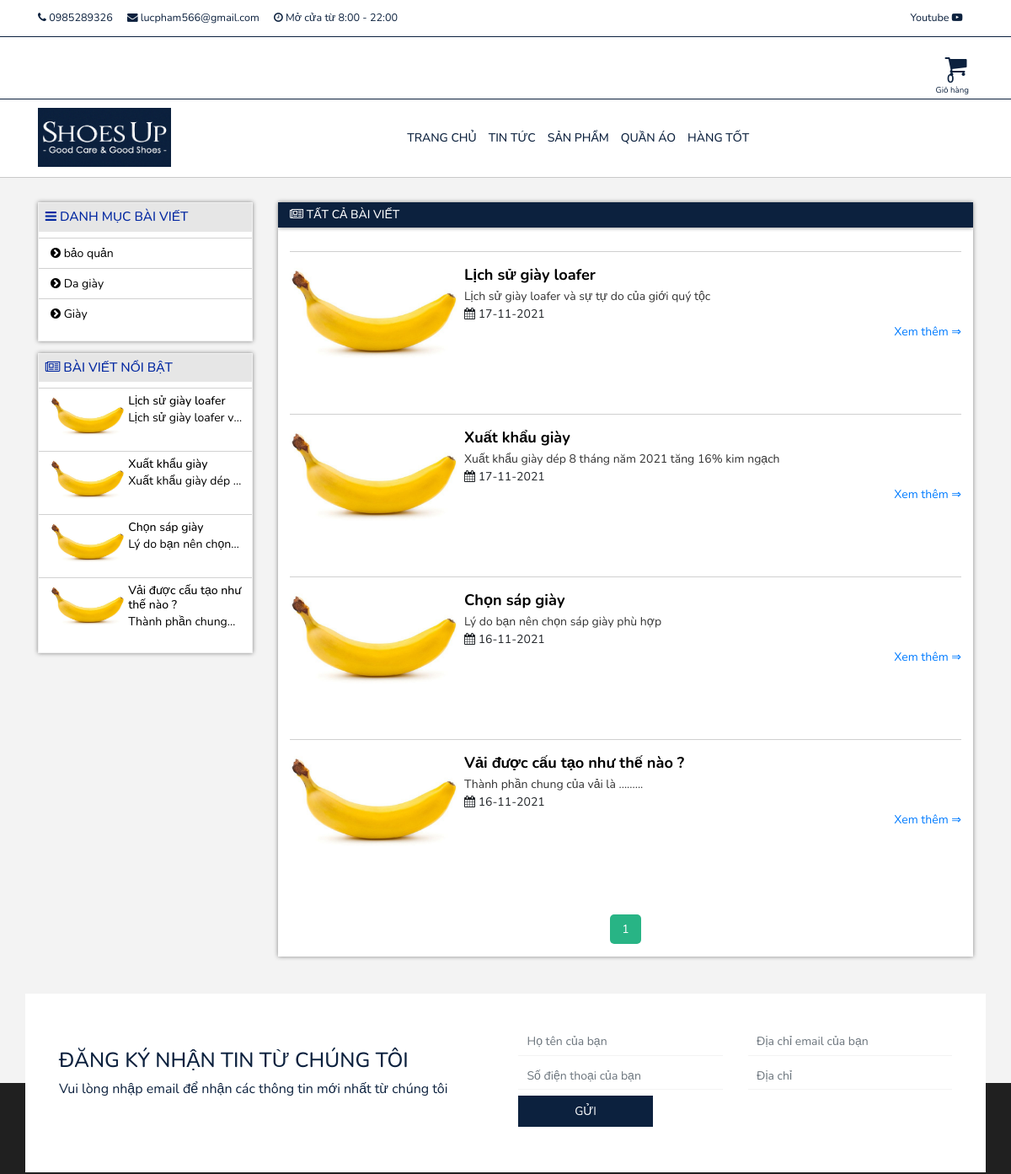
Before: /news/ (upper part) with the older database file.
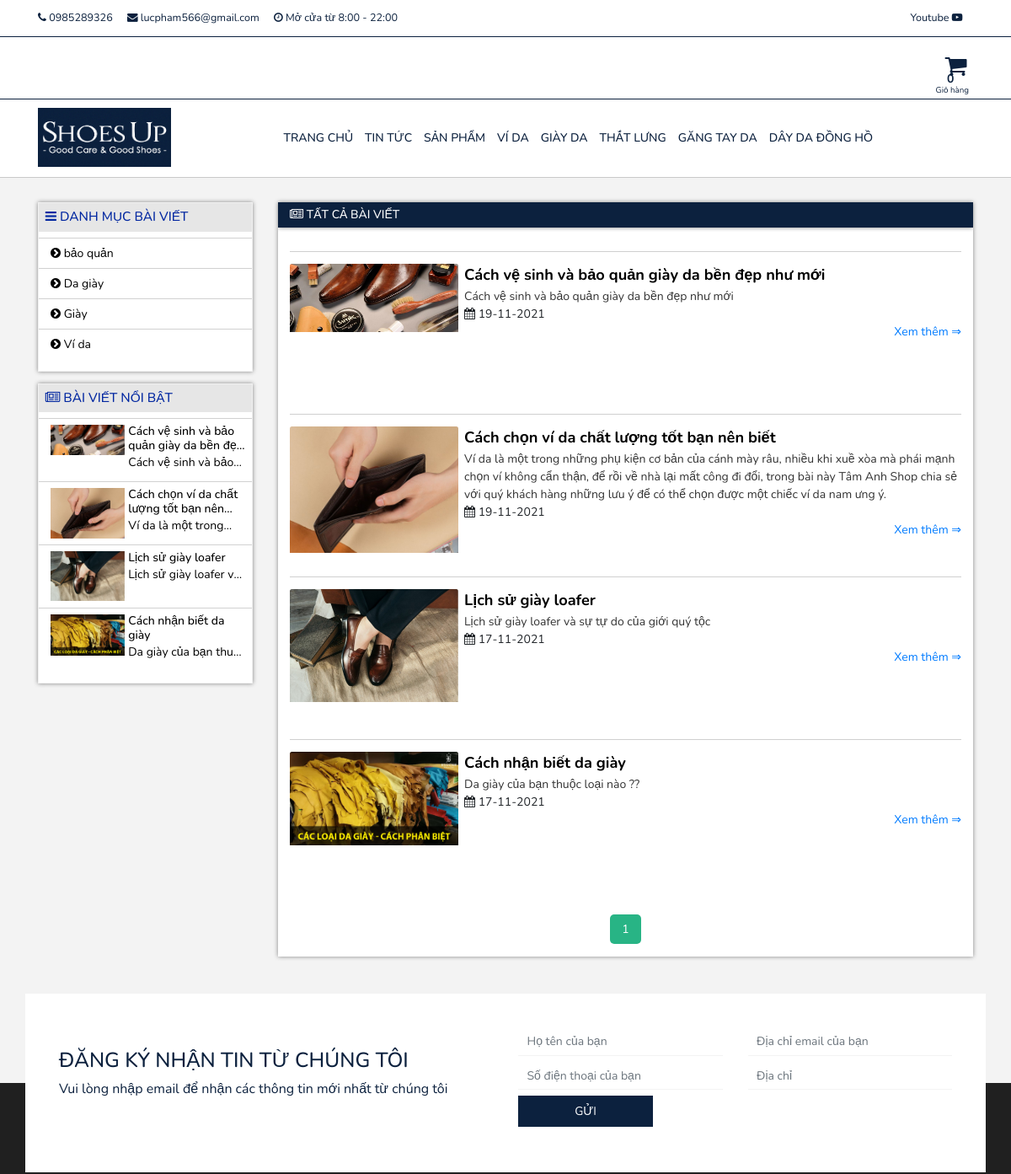
After: the same page with the newer database file.
### product/models.py (models this page shows, shortened)
class ProductCate(models.Model):
    name = models.CharField(max_length=200)
    description = models.TextField(max_length=1000,null=True)
    video = models.CharField(max_length=500,null=True)

### article/models.py (models this page shows, shortened)
class NewCate(models.Model):
    name = models.CharField(max_length=200)

class New(models.Model):
    category = models.ForeignKey(NewCate, on_delete=models.CASCADE)
    title = models.CharField(max_length=500, null=True)
    description = models.CharField(max_length=500, null=True)
    avatar = models.ImageField(null=True)
    content = RichTextField(null=True)
    special = models.BooleanField(default=True)
    date = models.DateField(default=datetime.datetime.now)

### article/views.py (the view)
# urls.py: path('',NewsPage.as_view(),name='news'),
class NewsPage(View):
    def get(self,request):
        new_cates = NewCate.objects.all()
        new_list = New.objects.all().order_by('-id')
        new_specials = New.objects.filter(special = True).order_by('-id')
        paginator = Paginator(new_list, 6)
        page_number = request.GET.get("page")
        try:
            news = paginator.page(page_number)
        except PageNotAnInteger:
            news = paginator.page(1)
        except EmptyPage:
            news = paginator.page(paginator.num_pages)
        context = {'new_cates':new_cates, 'news':news, 'new_specials':new_specials}
        return render(request,'news.html', context)

### article/context_processors.py (called while the page is built)
def get_new_special(request):
    new_specials =  New.objects.filter(special = True)
    return {
        'common_new_specials': new_specials,
    }

### cart/context_processors.py (called while the page is built)
def get_amount_cart(request):
    cart=request.session.get('cart') if request.session.get('cart') else {}
    amount_cart = len(cart)
    return {
        'amount_cart': amount_cart,
    }

### core/context_processors.py (called while the page is built)
def get_service_info(request):
    info_web =  Service.objects.get(pk=1)
    return {
        'info_web': info_web,
    }

### product/context_processors.py (called while the page is built)
def get_product_cate(request):
    product_cates =  ProductCate.objects.all()
    return {
        'common_product_cates': product_cates,
    }

def get_product_special(request):
    product_specials =  Product.objects.filter(special = True)
    return {
        'product_specials': product_specials,
    }

### templates/news.html (shortened to what this page needs)
{% extends 'base/base.html' %} {% block content %}
<main class="news">
  <div class="container">
      <div class="products">
            <div class="row container-new">
              <div class="col-lg-3">
                <div class="category-container">
                  <h3 class="title">
                    <i class="fa fa-bars" aria-hidden="true"></i> Danh mục bài viết
                  </h3>
                  <ul class="category-list">
                    {% if new_cates %}
                    {% for item in new_cates %}
                    <li class="category-item">
                      <a href="" class="category-link">
                        <i
                          class="fa fa-chevron-circle-right"
                          aria-hidden="true"
                        ></i>
                        {{item.name}}
                      </a>
                    </li>
                    {% endfor %}
                    {% endif %}
                  </ul>
                </div>
                <div class="category-container special-new">
                  <h3 class="title">
                    <i class="fa fa-newspaper-o" aria-hidden="true"></i> Bài viết nổi bật
                  </h3>
                  <ul class="category-list">
                    {% if new_specials %}
                    {% for item in new_specials %}
                    <li class="category-item">
                      <a href="{% url 'new-detail' item.id %}" class="category-link">
                        <div class="img">
                          <img src="{{item.avatar.url}}" alt="">
                        </div>
                        <div class="content-text">
                          <h4 class="name">
                            {{item.title}}
                          </h4>
                          <p class="text">
                            {{item.description}}
                          </p>
                        </div>
                      </a>
                    </li>
                    {% endfor %}
                    {% endif %}
                  </ul>
                </div>
              </div>
              <div class="col-lg-9">
                <h2 class="title-list-product">
                  <i class="fa fa-newspaper-o" aria-hidden="true"></i> Tất cả bài viết
                </h2>
                <div class="content">
                  <div class="new-list">
                    {% if news%}
                    {% for item in news %}
                    <div class="new-item">
                      <div class="img">
                          <img class="card-img-top" src={{item.avatar.url}} alt="">
                      </div>
                      <div class="body-content">
                          <a href="{% url 'new-detail' item.id %}" class="title">{{item.title}}</a>
                          <p class="text">
                            {{item.description}}
                          </p>
                          <span class="date">
                            <i class="fa fa-calendar" aria-hidden="true"></i>
                            {{item.date|date:"d-m-Y"}}
                          </span>
                          <p class="text-right">
                            <a href="{% url 'new-detail' item.id %}" class="see-more">
                              Xem thêm  &rArr;
                            </a>
                          </p>
                      </div>
                    </div>
                    {% endfor %}
                    {% endif %}
                  </div>
                  <div class="container-pagination">
                    <div class="pagination">
                      {% for i in news.paginator.page_range%}
                        {% if  news.number == i %}
                        <a href="?page={{i}}" class="active">{{i}}</a>
                        {% else %}
                        <a href="?page={{i}}">{{i}}</a>
                        {% endif %}
                        {% endfor %}
                    </div>
                  </div>
                </div>
              </div>
            </div>
      </div>
    </div>
</main>
{% endblock %}

### templates/base/base.html (shortened to what the changed rows need)
{% load static %}
<!DOCTYPE html>
<html lang="en">
  <head>
    <link rel="stylesheet" href="{% static './css/main.css'%}" />
    <link
      rel="stylesheet"
      href="https://stackpath.bootstrapcdn.com/bootstrap/4.5.2/css/bootstrap.min.css"
    />
    <link
      rel="stylesheet"
      href="https://maxcdn.bootstrapcdn.com/font-awesome/4.7.0/css/font-awesome.min.css"
    />
    <link href="https://unpkg.com/aos@2.3.1/dist/aos.css" rel="stylesheet" />
    <link
      rel="stylesheet"
      type="text/css"
      href="https://cdn.jsdelivr.net/gh/kenwheeler/slick@1.8.0/slick/slick.css"
    />
    <link
      rel="stylesheet"
      type="text/css"
      href="https://cdn.jsdelivr.net/gh/kenwheeler/slick@1.8.0/slick/slick-theme.css"
    />
    <link
      rel="stylesheet"
      href="https://cdn.jsdelivr.net/gh/fancyapps/fancybox@3.5.7/dist/jquery.fancybox.min.css"
    />
  </head>
  <body>
    <header class="header-menu cl-w">
      <div class="container">
        <nav class="navbar navbar-expand-md navbar-dark">
          <div class="collapse navbar-collapse" id="collapsibleNavId">
            <ul class="navbar-nav m-auto mt-2 mt-lg-0">
              {% for item in common_product_cates %}
              <li class="nav-item">
                <a class="nav-link" href="{% url 'product-cate' item.id %}">
                  {{item.name}}
                </a>
              </li>
              {% endfor %}
            </ul>
          </div>
        </nav>
      </div>
    </header>
    {% block content %}{% endblock %}
  </body>
</html>

Changed rows visible on the page:
removed New: avatar (picture), title "Chọn sáp giày", description "Lý do bạn nên…", description "Lý do bạn nên chọn sáp giày phù hợp", date "16-11-2021"
removed New: avatar (picture), title "Vải được cấu tạo như thế nào ?", description "Thành phần…", description "Thành phần chung của vải là .........", date "16-11-2021"
changed ProductCate (number 1 of 5 on the later page): name "QUẦN ÁO" → "VÍ DA"
changed ProductCate: name "HÀNG TỐT" → "GIÀY DA"
added ProductCate: name "THẮT LƯNG"
added ProductCate: name "GĂNG TAY DA"
added ProductCate: name "DÂY DA ĐỒNG HỒ"
added NewCate: name "Ví da"
added New: avatar (picture), title "Cách vệ sinh và bảo quản giày da bền…", description "Cách vệ sinh và…", title "Cách vệ sinh và bảo quản giày da bền đẹp như mới", description "Cách vệ sinh và bảo quản giày da bền đẹp như mới", date "19-11-2021"
added New: avatar (picture), title "Cách chọn ví da chất lượng tốt bạn…", description "Ví da là một…", title "Cách chọn ví da chất lượng tốt bạn nên biết", description "Ví da là một trong những phụ kiện cơ bản của cánh mày râu, nhiều khi xuề xòa mà phái mạnh chọn ví không cẩn thận, để rồi về nhà lại mất công đi đổi, trong bài này Tâm Anh Shop chia sẻ với quý khách hàng những lưu ý để có thể chọn được một chiếc ví da nam ưng ý.", date "19-11-2021"
changed New "Lịch sử giày loafer": avatar: a different picture
changed New: avatar: a different picture; title "Xuất khẩu giày" → "Cách nhận biết da giày"; description "Xuất khẩu giày dép…" → "Da giày của bạn…"; description "Xuất khẩu giày dép 8 tháng năm 2021 tăng 16% kim ngạch" → "Da giày của bạn thuộc loại nào ??"
